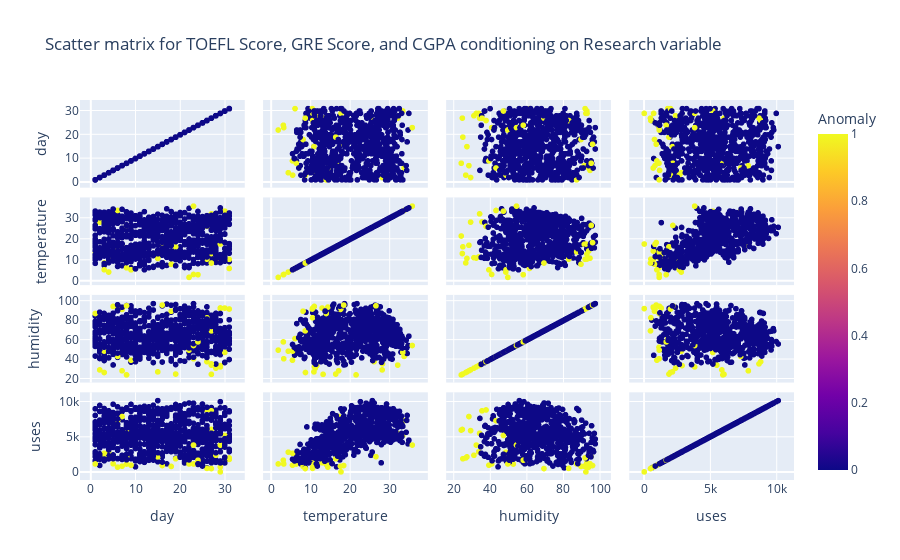

Source (notebook cell):
### Code cell
px.scatter_matrix(
    data_frame=iforest_results,
    dimensions = list(data_num.columns),
    color="Anomaly",
    title="Scatter matrix for TOEFL Score, GRE Score, and CGPA conditioning on Research variable",
)

### Figure 1 — Plotly figure (JSON) as saved in the notebook; plotly's stock layout.template omitted (floating-point values rounded to 4 significant figures; data arrays with more than 128 entries replaced by an {"elided": "..."} marker saying what was removed)
{"data": [{"dimensions": [{"axis": {"matches": true}, "label": "day", "values": {"elided": "726 int values"}}, {"axis": {"matches": true}, "label": "temperature", "values": {"elided": "726 float values"}}, {"axis": {"matches": true}, "label": "humidity", "values": {"elided": "726 float values"}}, {"axis": {"matches": true}, "label": "uses", "values": {"elided": "726 int values"}}], "hovertemplate": "%{xaxis.title.text}=%{x}<br>%{yaxis.title.text}=%{y}<br>Anomaly=%{marker.color}<extra></extra>", "legendgroup": "", "marker": {"color": {"elided": "726 int values"}, "coloraxis": "coloraxis", "symbol": "circle"}, "name": "", "showlegend": false, "type": "splom"}], "layout": {"coloraxis": {"colorbar": {"title": {"text": "Anomaly"}}, "colorscale": [[0, "#0d0887"], [0.1111, "#46039f"], [0.2222, "#7201a8"], [0.3333, "#9c179e"], [0.4444, "#bd3786"], [0.5556, "#d8576b"], [0.6667, "#ed7953"], [0.7778, "#fb9f3a"], [0.8889, "#fdca26"], [1, "#f0f921"]]}, "dragmode": "select", "legend": {"tracegroupgap": 0}, "title": {"text": "Scatter matrix for TOEFL Score, GRE Score, and CGPA conditioning on Research variable"}}}
